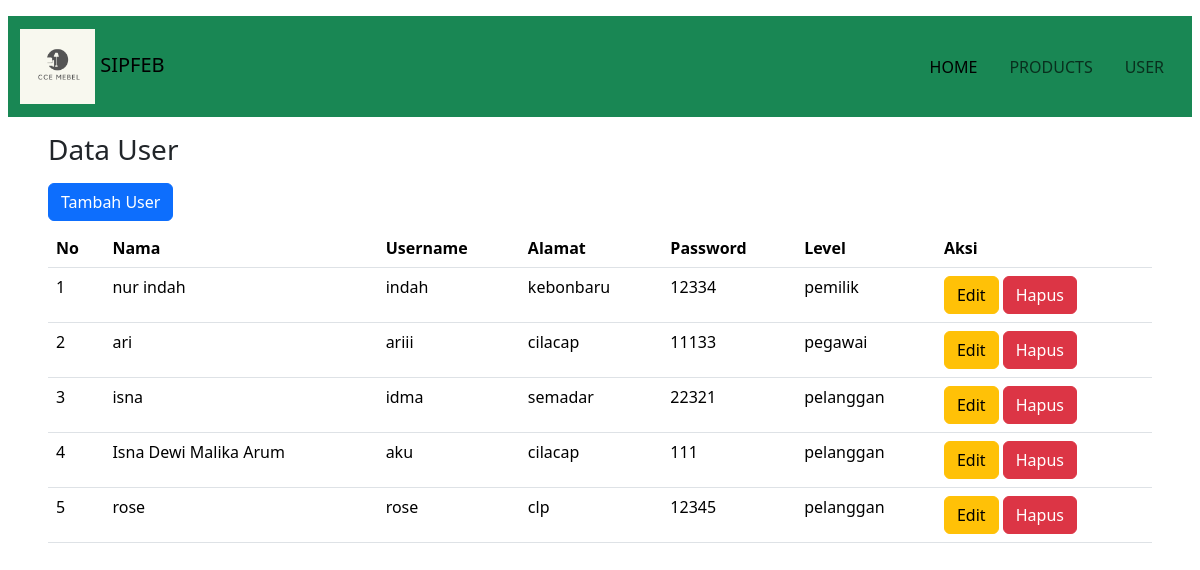
The app's page /views/User/index.php with its own data.
### tables this page shows
CREATE TABLE `user` (
  `id_user` int NOT NULL,
  `nama` varchar(255) NOT NULL,
  `username` varchar(255) NOT NULL,
  `alamat` varchar(255) NOT NULL,
  `password` varchar(255) NOT NULL,
  `level` varchar(255) NOT NULL
);

### controllers/UserController.php (called while the page is built, shortened)
<?php
include_once '../../models/User.php';
class UserController
{
    private $model;
    public function __construct($db)
    {
        $this->model = new User($db);
    }
    public function getAllUser()
    {
        return $this->model->getAllUser();
    }
}

### models/User.php (called while the page is built, shortened)
<?php
class User{
    private $koneksi;
    public function __construct($db)
    {
        $this->koneksi = $db;
    }
    public function getAllUser(){
        $query="SELECT * FROM user";
        $result=mysqli_query($this->koneksi,$query);
        return $result;
    }
}

### views/User/index.php (the view, shortened to what this page needs)
<?php
include_once '../../config.php';
include_once '../../controllers/UserController.php';
require '../../index.php';
$database =new database;
$db = $database->getKoneksi();
$userController = new UserController($db);
$user = $userController->getAllUser();
?>
  <body>
<div class="px-5">
  <h3>Data User</h3>
<a href="tambahUser"class="btn btn-primary mb-2 mt-2">Tambah User</a>
<table class="table">
    <tr>
        <th>No</th>
        <th>Nama</th>
        <th>Username</th>
        <th>Alamat</th>
        <th>Password</th>
        <th>Level</th>
        <th>Aksi</th>
    </tr>
        <?php
        $no=1;
        foreach($user as $x ){
            ?>
        <tr>
            <td><?php echo $no++ ?></td>
            <td><?php echo $x['nama'] ?></td>
            <td><?php echo $x['username'] ?></td>
            <td><?php echo $x['alamat'] ?></td>
            <td><?php echo $x['password'] ?></td>
            <td><?php echo $x['level'] ?></td>
            <td>
            <a  class="btn btn-warning" href="editUser?id_user=<?php echo $x['id_user']; ?>">Edit</a>
            <a class="btn btn-danger" href="hapusUser?id_user=<?php echo $x['id_user']; ?>"
             onclick = "return confirm ('Apakah yakin akan menghapus..?')">Hapus</a>
        </td>
        </tr>
        <?php
        }
        ?>
</table>
</div>
  </body>
</html>

### index.php (shortened to what this page needs)
<head>
    <link href="https://cdn.jsdelivr.net/npm/bootstrap@5.3.2/dist/css/bootstrap.min.css" rel="stylesheet">
</head>
<div class="px-2 py-3">
    <nav class="navbar navbar-expand-lg bg-success">
        <div class="container-fluid">
            <a class="navbar-brand" href="#">
                <img src="cce.png" alt="CCE Mebel Logo" width="75" height="75">
                SIPFEB
            </a>
        <ul class="navbar-nav ms-auto ">
          <li class="nav-item">
            <a class="nav-link mx-2 text-uppercase active" aria-current="page" href="home">Home</a>
          </li>
          <li class="nav-item">
            <a class="nav-link mx-2 text-uppercase" href="produk">Products</a>
          </li>
          <li class="nav-item">
            <a class="nav-link mx-2 text-uppercase" href="user">User</a>
          </li>
        </div>
    </nav>
</div>

### records on screen
user: nama "nur indah", username "indah", alamat "kebonbaru", password "12334", level "pemilik"
user: nama "ari", username "ariii", alamat "cilacap", password "11133", level "pegawai"
user: nama "isna", username "idma", alamat "semadar", password "22321", level "pelanggan"
user: nama "Isna Dewi Malika Arum", username "aku", alamat "cilacap", password "111", level "pelanggan"
user: nama "rose", username "rose", alamat "clp", password "12345", level "pelanggan"
